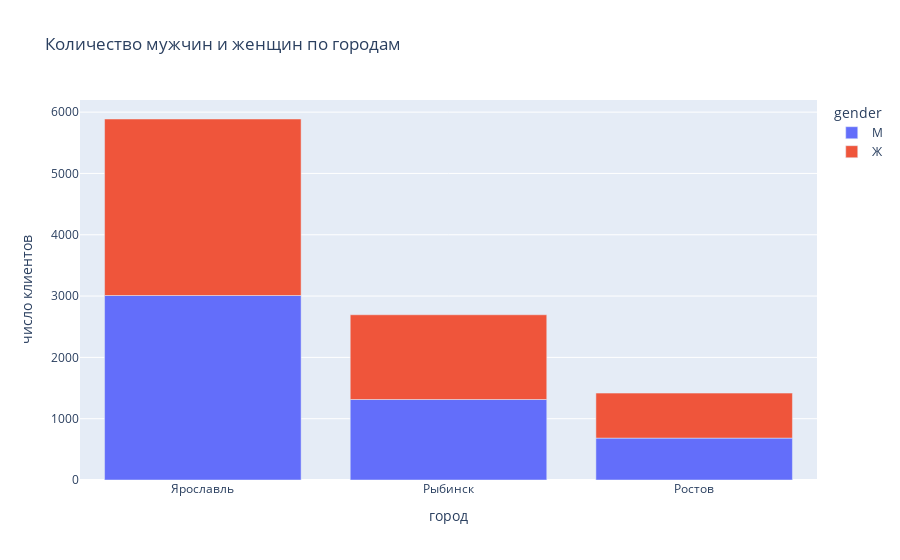

Source (notebook cell):
### Code cell
fig = px.bar(df_gender, x='city', y='count', color='gender', title='Количество мужчин и женщин по городам')
fig.update_layout(
    xaxis_title="город",
    yaxis_title="число клиентов")

fig.show()

### Figure 1 — Plotly figure (JSON) as saved in the notebook; plotly's stock layout.template omitted (floating-point values rounded to 4 significant figures)
{"data": [{"alignmentgroup": "True", "hovertemplate": "gender=М<br>city=%{x}<br>count=%{y}<extra></extra>", "legendgroup": "М", "marker": {"color": "#636efa", "pattern": {"shape": ""}}, "name": "М", "offsetgroup": "М", "orientation": "v", "showlegend": true, "textposition": "auto", "type": "bar", "x": ["Ярославль", "Рыбинск", "Ростов"], "xaxis": "x", "y": [3009, 1313, 683], "yaxis": "y"}, {"alignmentgroup": "True", "hovertemplate": "gender=Ж<br>city=%{x}<br>count=%{y}<extra></extra>", "legendgroup": "Ж", "marker": {"color": "#EF553B", "pattern": {"shape": ""}}, "name": "Ж", "offsetgroup": "Ж", "orientation": "v", "showlegend": true, "textposition": "auto", "type": "bar", "x": ["Ярославль", "Рыбинск", "Ростов"], "xaxis": "x", "y": [2879, 1382, 734], "yaxis": "y"}], "layout": {"barmode": "relative", "legend": {"title": {"text": "gender"}, "tracegroupgap": 0}, "title": {"text": "Количество мужчин и женщин по городам"}, "xaxis": {"anchor": "y", "domain": [0, 1], "title": {"text": "город"}}, "yaxis": {"anchor": "x", "domain": [0, 1], "title": {"text": "число клиентов"}}}}
